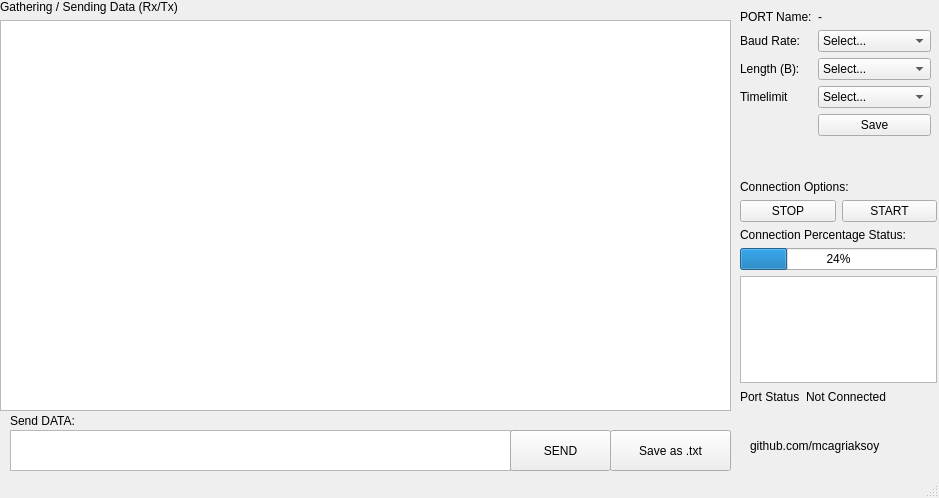
<?xml version="1.0" encoding="UTF-8"?>
<ui version="4.0">
 <class>qt</class>
 <widget class="QMainWindow" name="qt">
  <property name="geometry">
   <rect>
    <x>0</x>
    <y>0</y>
    <width>939</width>
    <height>498</height>
   </rect>
  </property>
  <property name="cursor">
   <cursorShape>ArrowCursor</cursorShape>
  </property>
  <property name="windowTitle">
   <string>Serial Communication GUI v1.2</string>
  </property>
  <property name="windowOpacity">
   <double>0.990000000000000</double>
  </property>
  <property name="statusTip">
   <string>Mehmet Cagri Aksoy 2018-2023</string>
  </property>
  <property name="whatsThis">
   <string>Serial Communication Program Mehmet Cagri Aksoy 2018-2022</string>
  </property>
  <widget class="QWidget" name="centralwidget">
   <widget class="QWidget" name="formLayoutWidget">
    <property name="geometry">
     <rect>
      <x>740</x>
      <y>10</y>
      <width>191</width>
      <height>171</height>
     </rect>
    </property>
    <layout class="QFormLayout" name="formLayout">
     <item row="0" column="0">
      <widget class="QLabel" name="label_2">
       <property name="text">
        <string>PORT Name:</string>
       </property>
      </widget>
     </item>
     <item row="1" column="0">
      <widget class="QLabel" name="label_6">
       <property name="text">
        <string>Baud Rate:</string>
       </property>
      </widget>
     </item>
     <item row="1" column="1">
      <widget class="QComboBox" name="comboBox_1">
       <item>
        <property name="text">
         <string>Select...</string>
        </property>
       </item>
       <item>
        <property name="text">
         <string>1200</string>
        </property>
       </item>
       <item>
        <property name="text">
         <string>2400</string>
        </property>
       </item>
       <item>
        <property name="text">
         <string>4800</string>
        </property>
       </item>
       <item>
        <property name="text">
         <string>9600</string>
        </property>
       </item>
       <item>
        <property name="text">
         <string>19200</string>
        </property>
       </item>
       <item>
        <property name="text">
         <string>38400</string>
        </property>
       </item>
       <item>
        <property name="text">
         <string>57600</string>
        </property>
       </item>
       <item>
        <property name="text">
         <string>115200</string>
        </property>
       </item>
      </widget>
     </item>
     <item row="2" column="0">
      <widget class="QLabel" name="label_7">
       <property name="text">
        <string>Length (B):</string>
       </property>
      </widget>
     </item>
     <item row="2" column="1">
      <widget class="QComboBox" name="comboBox_2">
       <item>
        <property name="text">
         <string>Select...</string>
        </property>
       </item>
       <item>
        <property name="text">
         <string>2</string>
        </property>
       </item>
       <item>
        <property name="text">
         <string>4</string>
        </property>
       </item>
       <item>
        <property name="text">
         <string>8</string>
        </property>
       </item>
       <item>
        <property name="text">
         <string>16</string>
        </property>
       </item>
       <item>
        <property name="text">
         <string>32</string>
        </property>
       </item>
       <item>
        <property name="text">
         <string>64</string>
        </property>
       </item>
      </widget>
     </item>
     <item row="0" column="1">
      <widget class="QLabel" name="label_11">
       <property name="text">
        <string>-</string>
       </property>
      </widget>
     </item>
     <item row="4" column="1">
      <widget class="QPushButton" name="pushButton_4">
       <property name="text">
        <string>Save</string>
       </property>
      </widget>
     </item>
     <item row="3" column="1">
      <widget class="QComboBox" name="comboBox">
       <item>
        <property name="text">
         <string>Select...</string>
        </property>
       </item>
       <item>
        <property name="text">
         <string>0</string>
        </property>
       </item>
       <item>
        <property name="text">
         <string>2</string>
        </property>
       </item>
       <item>
        <property name="text">
         <string>4</string>
        </property>
       </item>
       <item>
        <property name="text">
         <string>6</string>
        </property>
       </item>
       <item>
        <property name="text">
         <string>8</string>
        </property>
       </item>
       <item>
        <property name="text">
         <string>10</string>
        </property>
       </item>
       <item>
        <property name="text">
         <string>15</string>
        </property>
       </item>
       <item>
        <property name="text">
         <string>20</string>
        </property>
       </item>
      </widget>
     </item>
     <item row="3" column="0">
      <widget class="QLabel" name="label_12">
       <property name="text">
        <string>Timelimit</string>
       </property>
      </widget>
     </item>
    </layout>
   </widget>
   <widget class="QWidget" name="gridLayoutWidget">
    <property name="geometry">
     <rect>
      <x>0</x>
      <y>0</y>
      <width>731</width>
      <height>411</height>
     </rect>
    </property>
    <layout class="QGridLayout" name="gridLayout">
     <item row="1" column="0">
      <widget class="QLabel" name="label_3">
       <property name="text">
        <string>Gathering / Sending Data (Rx/Tx)</string>
       </property>
      </widget>
     </item>
     <item row="2" column="0">
      <widget class="QTextEdit" name="textEdit_3"/>
     </item>
    </layout>
   </widget>
   <widget class="QWidget" name="formLayoutWidget_2">
    <property name="geometry">
     <rect>
      <x>740</x>
      <y>390</y>
      <width>171</width>
      <height>21</height>
     </rect>
    </property>
    <layout class="QFormLayout" name="formLayout_2">
     <item row="0" column="0">
      <widget class="QLabel" name="label_4">
       <property name="text">
        <string>Port Status</string>
       </property>
      </widget>
     </item>
     <item row="0" column="1">
      <widget class="QLabel" name="label_5">
       <property name="styleSheet">
        <string notr="true"/>
       </property>
       <property name="text">
        <string>Not Connected</string>
       </property>
      </widget>
     </item>
    </layout>
   </widget>
   <widget class="QWidget" name="verticalLayoutWidget">
    <property name="geometry">
     <rect>
      <x>740</x>
      <y>180</y>
      <width>197</width>
      <height>203</height>
     </rect>
    </property>
    <layout class="QVBoxLayout" name="verticalLayout">
     <item>
      <widget class="QLabel" name="label_10">
       <property name="text">
        <string>Connection Options:</string>
       </property>
      </widget>
     </item>
     <item>
      <layout class="QHBoxLayout" name="horizontalLayout_2">
       <item>
        <widget class="QPushButton" name="pushButton_2">
         <property name="text">
          <string>STOP</string>
         </property>
        </widget>
       </item>
       <item>
        <widget class="QPushButton" name="pushButton">
         <property name="text">
          <string>START</string>
         </property>
        </widget>
       </item>
      </layout>
     </item>
     <item>
      <widget class="QLabel" name="label_8">
       <property name="text">
        <string>Connection Percentage Status:</string>
       </property>
      </widget>
     </item>
     <item>
      <widget class="QProgressBar" name="progressBar">
       <property name="value">
        <number>24</number>
       </property>
      </widget>
     </item>
     <item>
      <widget class="QTextEdit" name="textEdit"/>
     </item>
    </layout>
   </widget>
   <widget class="QPushButton" name="pushButton_5">
    <property name="geometry">
     <rect>
      <x>610</x>
      <y>430</y>
      <width>121</width>
      <height>41</height>
     </rect>
    </property>
    <property name="text">
     <string>Save as .txt</string>
    </property>
   </widget>
   <widget class="QLabel" name="label_9">
    <property name="geometry">
     <rect>
      <x>10</x>
      <y>405</y>
      <width>451</width>
      <height>31</height>
     </rect>
    </property>
    <property name="text">
     <string>Send DATA:</string>
    </property>
   </widget>
   <widget class="QTextEdit" name="textEdit_2">
    <property name="geometry">
     <rect>
      <x>10</x>
      <y>430</y>
      <width>501</width>
      <height>41</height>
     </rect>
    </property>
   </widget>
   <widget class="QPushButton" name="pushButton_3">
    <property name="geometry">
     <rect>
      <x>510</x>
      <y>430</y>
      <width>101</width>
      <height>41</height>
     </rect>
    </property>
    <property name="text">
     <string>SEND</string>
    </property>
   </widget>
   <widget class="QLabel" name="label">
    <property name="geometry">
     <rect>
      <x>750</x>
      <y>430</y>
      <width>141</width>
      <height>31</height>
     </rect>
    </property>
    <property name="text">
     <string>github.com/mcagriaksoy</string>
    </property>
   </widget>
  </widget>
  <widget class="QStatusBar" name="statusbar"/>
  <action name="actionAna_Ekran">
   <property name="text">
    <string>Ana Ekran</string>
   </property>
  </action>
  <action name="actionHelp">
   <property name="text">
    <string>Help</string>
   </property>
  </action>
 </widget>
 <resources/>
 <connections/>
</ui>
